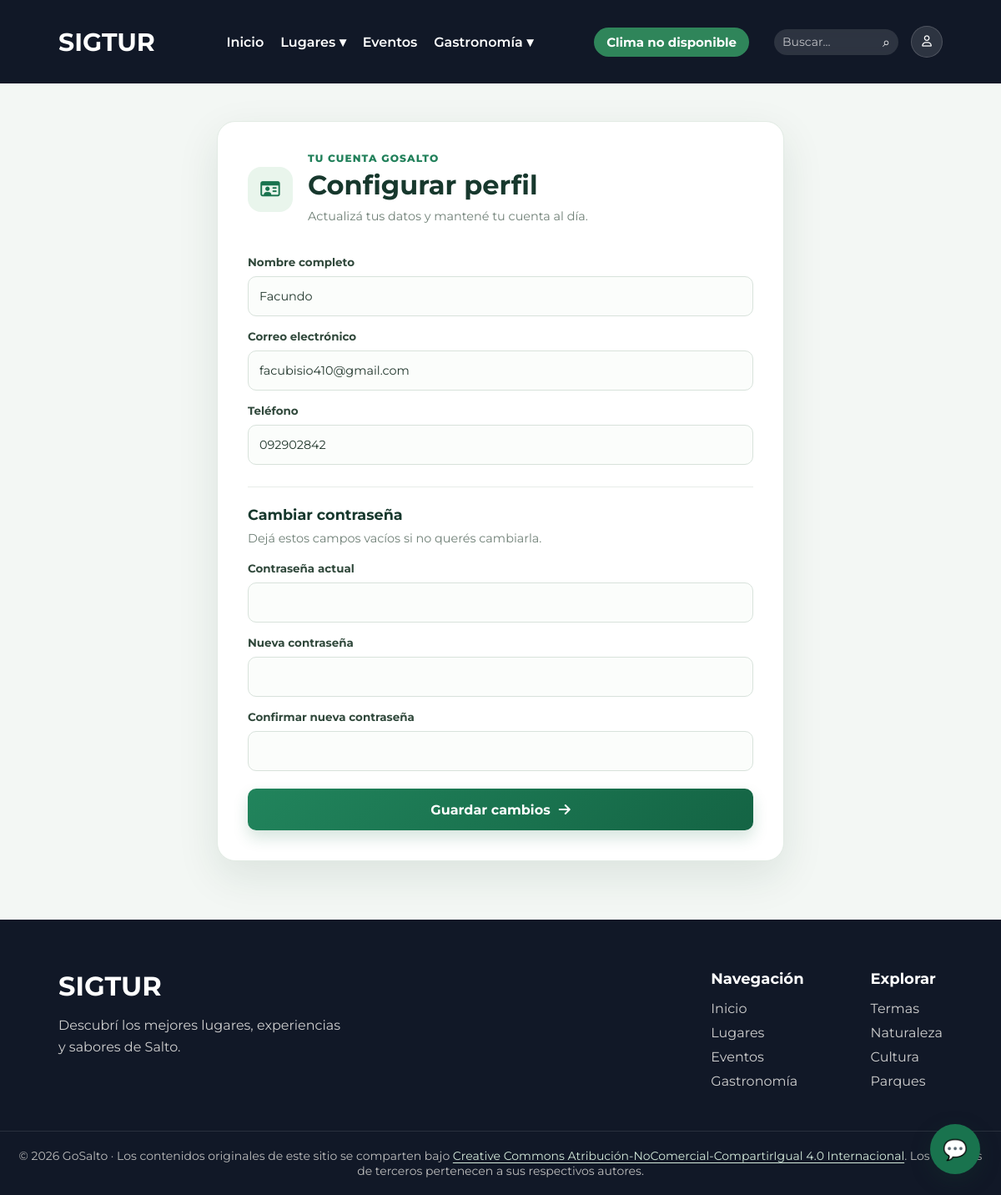
Screenshot of /pages/perfil.php (signed in) with the database file from the repository.
### tables this page shows
CREATE TABLE `usuario_telefono` (
  `ID_USUARIO` int(11) NOT NULL,
  `TELEFONO` varchar(30) NOT NULL
);

CREATE TABLE `usuario` (
  `ID_USUARIO` int(11) NOT NULL,
  `ID_ROL` int(11) NOT NULL,
  `NOMBRE` varchar(100) NOT NULL,
  `CONTRASENA` varchar(255) NOT NULL,
  `CORREO` varchar(150) NOT NULL
);

### pages/perfil.php (the view, shortened to what this page needs)
<?php
require_once("../conexion.php");
$idUsuario = (int) $_SESSION["id_usuario"];
$stmtPerfil = $conexion->prepare(
    "SELECT u.NOMBRE, u.CORREO, u.CONTRASENA, ut.TELEFONO
     FROM USUARIO u
     LEFT JOIN USUARIO_TELEFONO ut ON ut.ID_USUARIO = u.ID_USUARIO
     WHERE u.ID_USUARIO = ?
     LIMIT 1"
);
$stmtPerfil->bind_param("i", $idUsuario);
$stmtPerfil->execute();
$perfil = $stmtPerfil->get_result()->fetch_assoc();
function escaparPerfil($valor)
{
    return htmlspecialchars((string) $valor, ENT_QUOTES, "UTF-8");
}
?>
<!DOCTYPE html>
<html lang="es">
<head>
    <link rel="stylesheet" href="../assets/css/var.css">
    <link rel="stylesheet" href="../assets/css/styles.css">
    <link rel="stylesheet" href="../assets/css/componentes.css">
    <link rel="stylesheet" href="../assets/css/perfil.css?v=2">
    <link rel="stylesheet" href="https://cdnjs.cloudflare.com/ajax/libs/font-awesome/6.7.2/css/all.min.css">
</head>
<body>
    <?php include("../includes/navbar.php"); ?>
    <main class="perfil-pagina">
        <section class="perfil-tarjeta" aria-labelledby="titulo-perfil">
            <div class="perfil-encabezado">
                <span class="perfil-icono" aria-hidden="true"><i class="fa-regular fa-id-card"></i></span>
                <div>
                    <p class="perfil-etiqueta">Tu cuenta GoSalto</p>
                    <h1 id="titulo-perfil">Configurar perfil</h1>
                    <p>Actualizá tus datos y mantené tu cuenta al día.</p>
                </div>
            </div>
            <form class="perfil-formulario" method="POST" action="perfil.php">
                <label for="nombre">Nombre completo</label>
                <input id="nombre" type="text" name="nombre" value="<?= escaparPerfil($perfil["NOMBRE"]) ?>" maxlength="100" autocomplete="name" required>
                <label for="correo">Correo electrónico</label>
                <input id="correo" type="email" name="correo" value="<?= escaparPerfil($perfil["CORREO"]) ?>" maxlength="150" autocomplete="email" required>
                <label for="telefono">Teléfono</label>
                <input id="telefono" type="tel" name="telefono" value="<?= escaparPerfil($perfil["TELEFONO"] ?? "") ?>" maxlength="30" autocomplete="tel" required>
                <div class="perfil-separador">
                    <h2>Cambiar contraseña</h2>
                    <p>Dejá estos campos vacíos si no querés cambiarla.</p>
                </div>
                <label for="contrasena_actual">Contraseña actual</label>
                <input id="contrasena_actual" type="password" name="contrasena_actual" autocomplete="current-password">
                <label for="nueva_contrasena">Nueva contraseña</label>
                <input id="nueva_contrasena" type="password" name="nueva_contrasena" minlength="8" autocomplete="new-password">
                <label for="confirmar_contrasena">Confirmar nueva contraseña</label>
                <input id="confirmar_contrasena" type="password" name="confirmar_contrasena" minlength="8" autocomplete="new-password">
                <button class="perfil-guardar" type="submit">Guardar cambios <i class="fa-solid fa-arrow-right" aria-hidden="true"></i></button>
            </form>
        </section>
    </main>
    <?php include("../includes/footer.php"); ?>
</body>
</html>

### assets/css/var.css (style rules this page uses)
:root { --fuente: 'Montserrat', sans-serif; --color-principal: rgb(255, 255, 255); --color-secundario : #f5f5f5; --color-principal-texto: rgb(0, 0, 0); --color-secundario-texto : #555; --color-redes: #333; --tamaño-principal-h1: 30px; --tamaño-principal-fuente: 15px; }

### assets/css/styles.css (style rules this page uses)
* { margin: 0; padding: 0; box-sizing: border-box; font-family: var(--fuente); }
html, body { width: 100%; min-height: 100%; scroll-behavior: smooth; }
body { display: flex; flex-direction: column; min-height: 100vh; }
main { flex: 1; }

### assets/css/perfil.css (style rules this page uses)
.perfil-pagina { flex: 1; min-height: 100vh; padding: 145px 24px 70px; background: #f3f7f4; }
.perfil-tarjeta { width: min(100%, 680px); margin: 0 auto; padding: 36px; border: 1px solid #e2ebe4; border-radius: 22px; background: #fff; box-shadow: 0 18px 50px rgba(24, 57, 42, 0.1); }
.perfil-encabezado { display: flex; align-items: center; gap: 18px; margin-bottom: 28px; }
.perfil-icono { display: grid; width: 54px; height: 54px; flex: 0 0 54px; place-items: center; border-radius: 16px; background: #e9f5ec; color: #19734e; font-size: 1.3rem; }
.perfil-etiqueta { margin: 0 0 5px; color: #21805a; font-size: 0.76rem; font-weight: 800; letter-spacing: 0.09em; text-transform: uppercase; }
.perfil-encabezado h1 { margin: 0; color: #17382d; font-size: clamp(1.6rem, 4vw, 2rem); }
.perfil-encabezado div > p:last-child, .perfil-separador p { margin: 7px 0 0; color: #708077; font-size: 0.9rem; line-height: 1.6; }
.perfil-formulario { display: grid; gap: 9px; }
.perfil-formulario label { margin-top: 7px; color: #30483b; font-size: 0.84rem; font-weight: 700; }
.perfil-formulario input { width: 100%; min-height: 48px; padding: 11px 13px; border: 1px solid #d8e2db; border-radius: 10px; background: #fbfdfb; color: #23382e; font: inherit; font-size: 0.9rem; }
.perfil-separador { margin-top: 17px; padding-top: 22px; border-top: 1px solid #e7ece8; }
.perfil-separador h2 { margin: 0; color: #17382d; font-size: 1.1rem; }
.perfil-guardar { display: flex; min-height: 50px; align-items: center; justify-content: center; gap: 10px; margin-top: 12px; border: 0; border-radius: 10px; background: linear-gradient(135deg, #21845c, #146444); color: #fff; font: inherit; font-weight: 700; cursor: pointer; box-shadow: 0 9px 18px rgba(26, 111, 74, 0.18); }

### rows the page displays
usuario_telefono: nombre "Facundo", correo "facubisio410@gmail.com", telefono "092902842"
